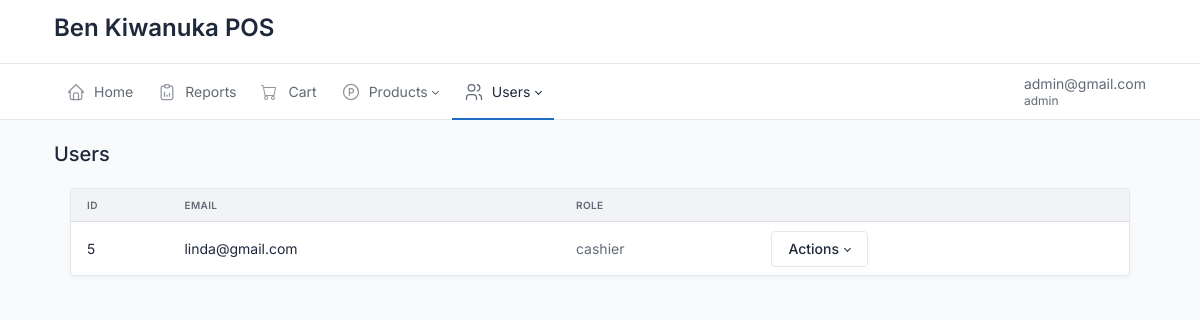
Screenshot of /all_users.php (signed in) with the database file from the repository.
### tables this page shows
CREATE TABLE `users` (
  `id` int(11) NOT NULL,
  `email` varchar(255) NOT NULL,
  `pwd` varchar(255) NOT NULL,
  `user_role` varchar(255) NOT NULL
);

### all_users.php (the view, shortened to what this page needs)
<?php
require 'nav.php';
class Users
{
    private static $instance = null;
    public static function getInstance()
    {
        if (self::$instance == null) {
            self::$instance = new Users();
        }
        return self::$instance;
    }
    public function allUsers()
    {
        include 'mysql.php';
        $email = $_SESSION["email"];
        $sql = "SELECT * FROM users WHERE email != '$email'";
        $result = $conn->query($sql);
        if ($result->num_rows > 0) {
?>
            <div class="wrapper">
                <div class="page-wrapper">
                    <div class="container-xl">
                        <div class="page-header d-print-none">
                            <div class="row align-items-center">
                                <div class="col">
                                    <div class="row align-items-center">
                                        <div class="col">
                                            <h2 class="page-title">
                                                Users
                                            </h2>
                                        </div>
                                    </div>
                                    <div class="page-body">
                                        <div class="container-xl">
                                            <div class="row row-cards">
                                                <div class="col-12">
                                                    <div class="card">
                                                        <div class="table-responsive">
                                                            <table class="table table-vcenter table-mobile-md card-table">
                                                                <thead>
                                                                    <tr>
                                                                        <th>Id</th>
                                                                        <th>Email</th>
                                                                        <th>Role</th>
                                                                        <th class="w-auto"></th>
                                                                    </tr>
                                                                </thead>
                                                                <tbody>
                                                                    <?php
                                                                    while ($row = $result->fetch_assoc()) {
                                                                    ?>
                                                                        <tr>
                                                                            <td><?php echo $row["id"] ?></td>
                                                                            <td><?php echo $row["email"] ?></td>
                                                                            <td class="text-muted"><?php echo $row["user_role"] ?></td>
                                                                            <td>
                                                                                <div class="btn-list flex-nowrap">
                                                                                    <div class="dropdown">
                                                                                        <button class="btn dropdown-toggle align-text-top" data-bs-toggle="dropdown" aria-expanded="false">
                                                                                            Actions
                                                                                        </button>
                                                                                    </div>
                                                                                </div>
                                                                            </td>
                                                                        </tr>
                                                                    <?php
                                                                    }
                                                                    ?>
                                                                </tbody>
                                                            </table>
                                                        </div>
                                                    </div>
                                                </div>
                                            </div>
                                        </div>
                                    </div>
                                </div>
                            </div>
                        </div>
                    </div>
                </div>
            </div>
<?php
        }
    }
}
$users  = Users::getInstance();
echo $users->allUsers();
require 'footer.php';
?>

### nav.php (shortened to what this page needs)
<?php
if ($_SESSION["email"] != "") {
    $email = $_SESSION["email"];
} else {
    header("Location:http://localhost/pos/index.php");
}
require "mysql.php";
$stmt = $conn->prepare("SELECT * FROM users WHERE email = ?");
$stmt->bind_param("s", $email);
$stmt->execute();
$result = $stmt->get_result();
if ($result->num_rows > 0) {
    $row = $result->fetch_assoc();
    $role = $row['user_role'];
}
?>
<!doctype html>
<html lang="en">
<head>
    <link href="./dist/css/tabler.min.css" rel="stylesheet" />
    <link href="./dist/css/tabler-flags.min.css" rel="stylesheet" />
    <link href="./dist/css/tabler-payments.min.css" rel="stylesheet" />
    <link href="./dist/css/tabler-vendors.min.css" rel="stylesheet" />
    <link href="./dist/css/demo.min.css" rel="stylesheet" />
</head>
<body>
    <header class="navbar navbar-expand-md navbar-light d-print-none">
        <div class="container-xl">
            <h1 class="navbar-brand navbar-brand-autodark d-none-navbar-horizontal pe-0 pe-md-3">
                <a href="index.php" style="text-decoration:none">
                    <h1>Ben Kiwanuka POS</h1>
                </a>
            </h1>
        </div>
    </header>
    <div class="navbar-expand-md">
        <div class="collapse navbar-collapse" id="navbar-menu">
            <div class="navbar navbar-light">
                <div class="container-xl">
                    <ul class="navbar-nav">
                        <li class="nav-item <?php if (parse_url($_SERVER['REQUEST_URI'], PHP_URL_PATH) == "/pos/dashboard.php") {echo "active"; }?>">
                            <a class="nav-link" href="./dashboard.php">
                                <span class="nav-link-icon d-md-none d-lg-inline-block">
                                </span>
                                <span class="nav-link-title">
                                    Home
                                </span>
                            </a>
                        </li>
                        <li class="nav-item <?php if (parse_url($_SERVER['REQUEST_URI'], PHP_URL_PATH) == "/pos/reports.php") {echo "active"; }?>" <?php if($role != "admin"){echo "hidden"; }?>>
                            <a class="nav-link" href="./reports.php">
                                <span class="nav-link-icon d-md-none d-lg-inline-block">
                                </span>
                                <span class="nav-link-title">
                                    Reports
                                </span>
                            </a>
                        </li>
                        <li class="nav-item <?php if (parse_url($_SERVER['REQUEST_URI'], PHP_URL_PATH) == "/pos/cart.php") {echo "active"; }?>">
                            <a class="nav-link " href="/pos/cart.php">
                                <span class="nav-link-icon d-md-none d-lg-inline-block">
                                </span>
                                <span class="nav-link-title">
                                    Cart
                                </span>
                            </a>
                        </li>
                        <li class="nav-item dropdown <?php if (parse_url($_SERVER['REQUEST_URI'], PHP_URL_PATH) == "/pos/product_form.php") {echo "active"; }?>" <?php if($role != "admin"){echo "hidden"; }?>>
                            <a class="nav-link dropdown-toggle" href="#navbar-base" data-bs-toggle="dropdown" data-bs-auto-close="outside" role="button" aria-expanded="false">
                                <span class="nav-link-icon d-md-none d-lg-inline-block">
                                </span>
                                <span class="nav-link-title">
                                    Products
                                </span>
                            </a>
                        </li>
                        <li class="nav-item dropdown <?php if (parse_url($_SERVER['REQUEST_URI'], PHP_URL_PATH) == "/pos/all_users.php" || parse_url($_SERVER['REQUEST_URI'],PHP_URL_PATH) == "/pos/user_form.php") {echo "active"; }?>" <?php if($role != "admin"){echo "hidden"; }?> >
                            <a class="nav-link dropdown-toggle" href="#navbar-extra" data-bs-toggle="dropdown" data-bs-auto-close="outside" role="button" aria-expanded="false">
                                <span class="nav-link-icon d-md-none d-lg-inline-block">
                                </span>
                                <span class="nav-link-title">
                                    Users
                                </span>
                            </a>
                        </li>
                    </ul>
                    <div class="my-2 my-md-0 flex-grow-1 flex-md-grow-0 order-first order-md-last">
                        <form action="logout.php" method="post">
                            <div class="nav-item dropdown">
                                <a href="#" class="nav-link d-flex lh-1 text-reset p-0" data-bs-toggle="dropdown" aria-label="Open user menu" aria-expanded="false">
                                <div class="d-none d-xl-block ps-2">
                                    <div><?php echo $row["email"]; ?></div>
                                    <div class="mt-1 small text-muted"><?php echo $role; ?></div>
                                </div>
                                </a>
                            </div>
                        </form>
                    </div>
                </div>
            </div>
        </div>
    </div>

### rows the page displays
users: email "admin@gmail.com", user_role "admin"
users: id "5", email "linda@gmail.com", user_role "cashier"
